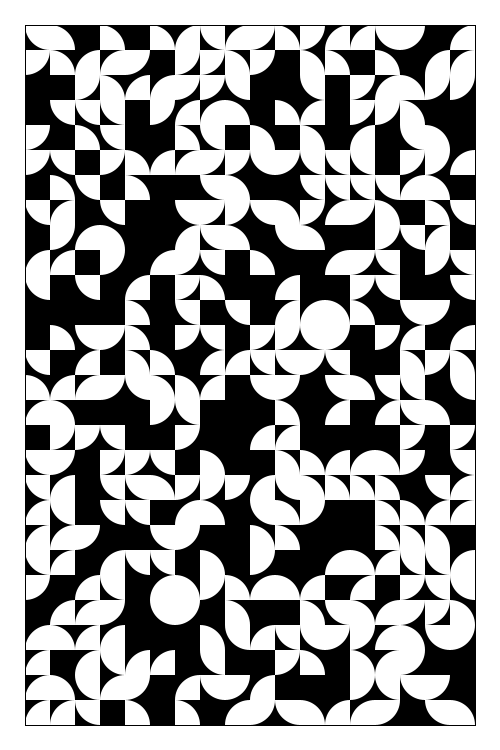
Frame 1 (no input)
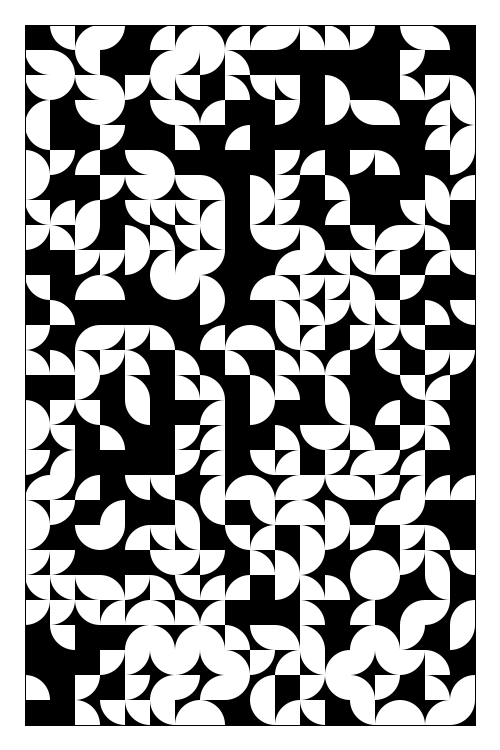
Frame 2 (the mouse pressed at the canvas centre, redrawn once)

The Processing sketch that drew these frames (run headless with seeded random() and noise(); the mouse was pressed at the canvas centre and the sketch redrawn once):

// Processing sketch: sketch_180305_grille_for_2
// ── sketch_180305_grille_for_2.pde
// taille d'une cellule de la grille
float pas = 25;
// Variable qui va stocker le nombre aléatoire pour le choix du dessin du motif dans la boucle
float rnd = 0;



void setup()
{
  size(500,750);
  // On n'appelle draw() qu'une seule fois
  noLoop();
}

void draw()
{
  background(255);
  
  noStroke();
  for (float y=pas; y<750-pas ; y = y + pas)
  {
    // Dessin d'une ligne de motifs
    for (float x=pas; x<500-pas ; x = x + pas)
    {
      // Choix du nombre au hasard
      rnd = int(random(6));

      // Dessin d'un rectangle noir (fond de la cellule)
      fill(0);
      noStroke();
      rect(x,y,pas,pas); 
      fill(255);
      
      // Si le nombre vaut 0
      if (rnd == 0)
      {
          arc(x,y,2*pas,2*pas,0,HALF_PI);
      }
      else if (rnd == 1)
      {
          arc(x,y+pas,2*pas,2*pas,-HALF_PI,0);
      }
      else if (rnd == 2)
      {
          arc(x+pas,y+pas,2*pas,2*pas,PI,PI+HALF_PI);
      }
      else if (rnd == 3)
      {
          arc(x+pas,y,2*pas,2*pas,HALF_PI, PI);
      }
      else if (rnd >= 4)
      {
        // Rien :-)
      }
    }
  }

  // Dessin du cadre autour
  noFill();
  stroke(0);
  rect(pas,pas,500-2*pas,750-2*pas);


}


void mousePressed()
{
  redraw();
}
